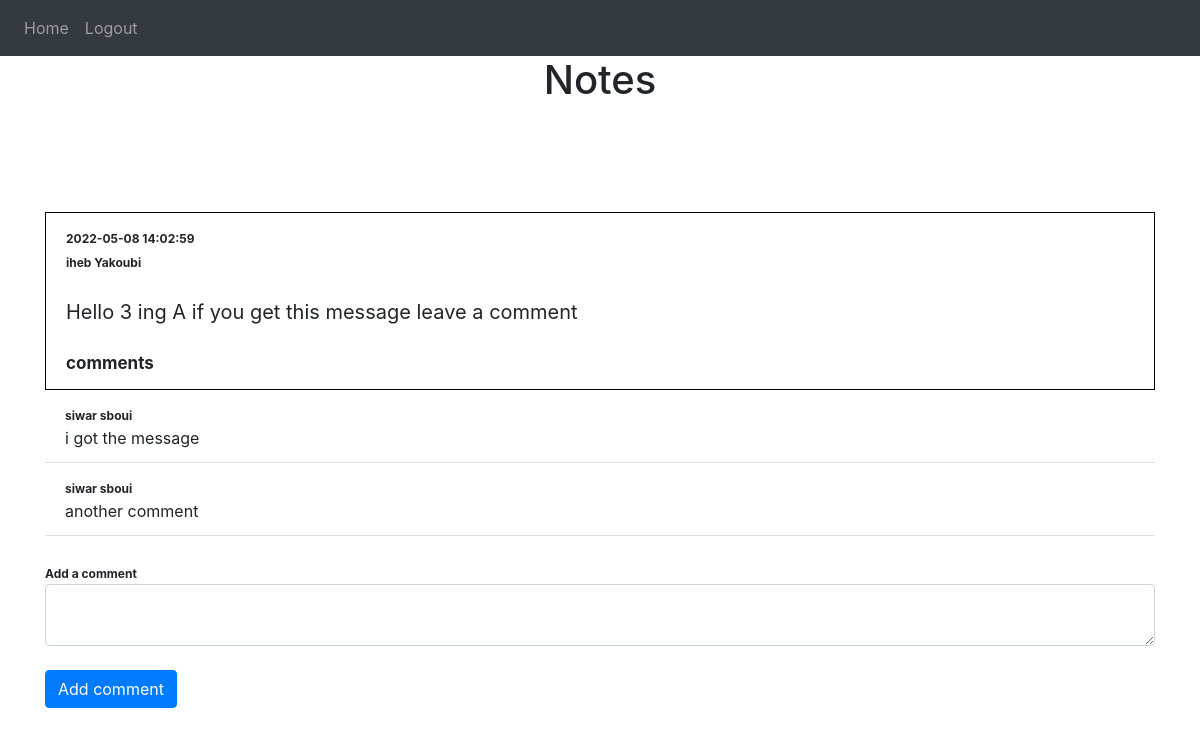
/studentHome (signed in), run on the app's committed database.
### website/models.py (models this page shows)
class Note(db.Model):
    id = db.Column(db.Integer, primary_key=True)
    data = db.Column(db.String(10000))
    date = db.Column(db.DateTime(timezone=True), default=func.now())
    username = db.Column(db.String(300))
    user_id = db.Column(db.Integer, db.ForeignKey('user.id'))
    classe = db.Column(db.String(20))
    comments = db.relationship('Comment')

class Comment(db.Model):
    id = db.Column(db.Integer, primary_key=True)
    data = db.Column(db.String(10000))
    date = db.Column(db.DateTime(timezone=True), default=func.now())
    username = db.Column(db.String(300))
    note_id = db.Column(db.Integer, db.ForeignKey('note.id'))

### website/views.py (the view)
@views.route('/studentHome', methods=['GET'])
@login_required
def studentHome():
    notes=Note.query.filter_by(classe=current_user.classe)
    return render_template("studentHome.html", user=current_user,notes=notes)

### website/__init__.py (called while the page is built)
def create_app():
    app = Flask(__name__)
    app.config['SECRET_KEY'] = 'sesamesecretappkey'
    app.config['SQLALCHEMY_DATABASE_URI'] = f'sqlite:///{DB_NAME}'
    db.init_app(app)
    from .views import views
    from .auth import auth
    app.register_blueprint(views, url_prefix='/')
    app.register_blueprint(auth, url_prefix='/')
    from .models import User, Note ,Comment
    create_database(app)
    login_manager = LoginManager()
    login_manager.login_view = 'auth.login'
    login_manager.init_app(app)
    @login_manager.user_loader
    def load_user(id):
        return User.query.get(int(id))
    return app

### website/templates/studentHome.html (shortened to what this page needs)
{% extends "base.html" %} {% block title %}Home{% endblock %} {% block content
    %}
    <h1 align="center">Notes</h1>
    <ul class="list-group list-group-flush" id="notes" style="margin-bottom: 100px;">
      {% for note in notes %}
      <li class="list-group-item" style="margin-top: 100px; border:1px solid black;">
        <span  align="right" style="font-weight:bold; font-size:12px">{{note.date}}</span><br/>
        <span style="font-weight:bold; font-size:12px">{{note.username}}</span><br/>
        <br/>
        <span style="font-size:20px">{{ note.data }}</span>
        <br/> <br/>
          <span style="font-size:17px ; font-weight:bold">comments</span>
          {% for comment in note.comments %}
          <li class="list-group-item">
            <span style="font-weight:bold; font-size:12px">{{comment.username}}</span><br/>
            {{ comment.data }}
          {% endfor %}
        </li>
        <div>
          <br/>
          <form method="post" action="http://127.0.0.1:5000/comment/{{note.id}}">
            <span style="font-size:12px ; font-weight:bold">Add a comment</span>
            <textarea name="comment" id="comment" class="form-control"></textarea>
            <br/>
            <button type="submit" class="btn btn-primary">Add comment</button>
          </form>
        </div>
      </li>
      {% endfor %}
    </ul>
    {% endblock %}

### data on the page
Note: date "2022-05-08 14:02:59", username "iheb Yakoubi", data "Hello 3 ing A if you get this message leave a comment"
Comment: username "siwar sboui", data "i got the message"
Comment: username "siwar sboui", data "another comment"
